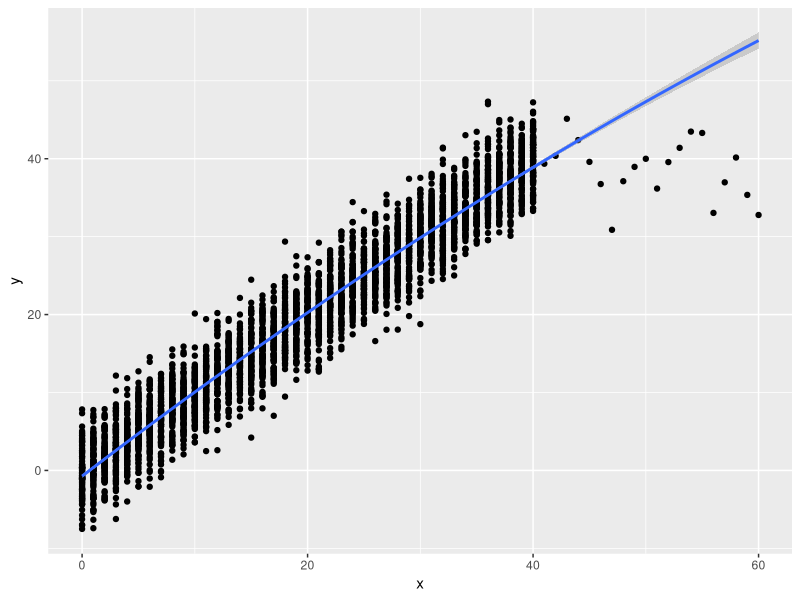
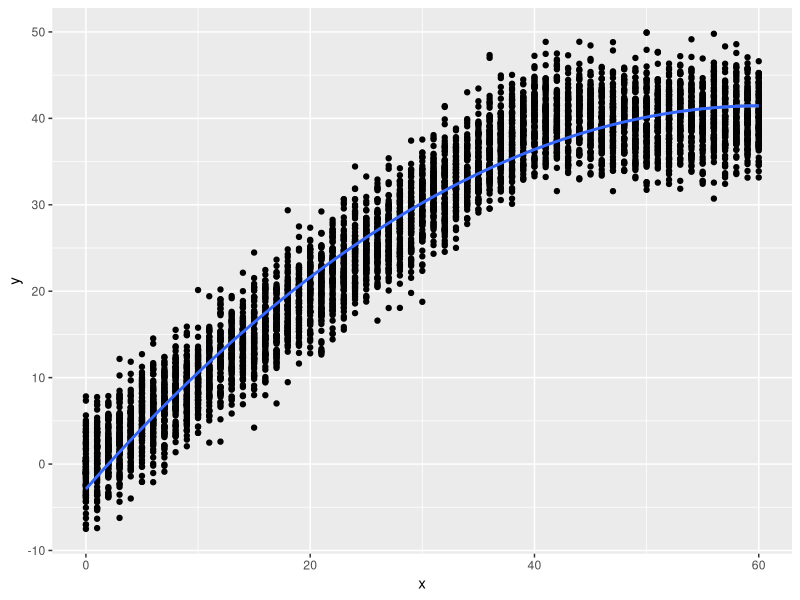

Write R code to recreate these figures, in order.
library("ggplot2")
x.base <- seq(0,40,1)
x.p1 <- c(rep(x.base, 100))
x.p2 <- seq(41,60,1)
y.p1 <- c(rnorm(length(x.p1), x.p1, sd=3))
y.p2 <- c(rnorm(length(x.p2), 40, sd=3))
x <- c(x.p1, x.p2)
y <- c(y.p1, y.p2)

mydat<-data.frame(x=x, y=y)
ggplot(mydat, aes(x=x, y=y)) + geom_point() + geom_smooth(method="lm", formula=y~x + I(x^2))
summary(lm(y~x+I(x^2), data=mydat))

x2.p2 <- rep(x.p2, 100)
y2.p2 <- rnorm(x2.p2, 40, sd=3)
mydat2<-data.frame(x=c(x.p1, x2.p2), y=c(y.p1, y2.p2))
ggplot(mydat2, aes(x=x, y=y)) + geom_point() + geom_smooth(method="lm", formula=y~x + I(x^2)) 
summary(lm(y~x+I(x^2), data=mydat2))
